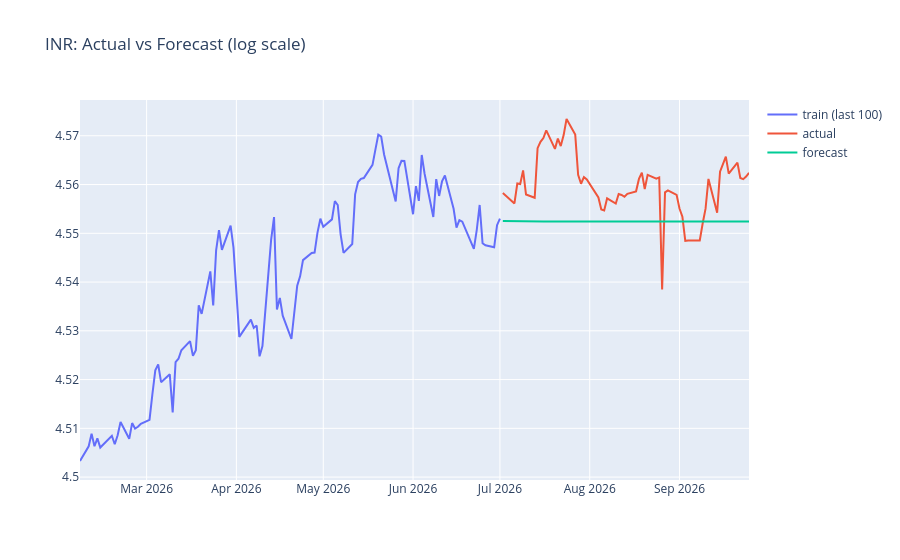

Source (notebook cell):
### Markdown cell above
11. Fit ARIMA, forecast, evaluate

### Code cell
def fit_forecast_eval(train, test, order, label, exog_train=None, exog_test=None):
    train_dates = train.index
    test_dates = test.index

    train_r = train.reset_index(drop=True)
    test_r = test.reset_index(drop=True)
    exog_train_r = exog_train.reset_index(drop=True) if exog_train is not None else None
    exog_test_r = exog_test.reset_index(drop=True) if exog_test is not None else None

    model = ARIMA(train_r, exog=exog_train_r, order=order)
    fitted = model.fit()

    forecast = fitted.forecast(steps=len(test_r), exog=exog_test_r)
    rmse = np.sqrt(mean_squared_error(test_r, forecast))
    mape = mean_absolute_percentage_error(test_r, forecast)

    print(f"--- {label} ARIMA{order}{' + exog' if exog_train is not None else ''} ---")
    print(f"RMSE (log scale): {rmse:.5f}")
    print(f"MAPE (log scale): {mape:.4%}\n")

    fig = go.Figure()
    fig.add_trace(go.Scatter(x=train_dates[-100:], y=train_r.values[-100:], name="train (last 100)"))
    fig.add_trace(go.Scatter(x=test_dates, y=test_r.values, name="actual"))
    fig.add_trace(go.Scatter(x=test_dates, y=forecast.values, name="forecast"))
    fig.update_layout(title=f"{label}: Actual vs Forecast (log scale)")
    fig.show()

    return fitted, forecast, rmse, mape

fitted_inr, fc_inr, rmse_inr, mape_inr = fit_forecast_eval(train_inr, test_inr, model_inr.order, "INR")
